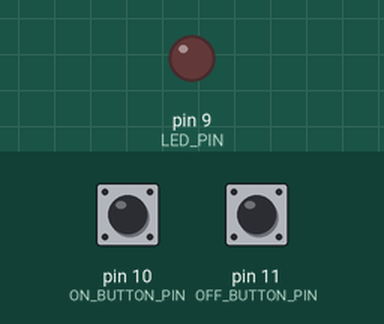
A sketch run on a simulated Arduino Uno, built with avr-gcc and run on an emulated ATmega328P. On the bench: output pins drawn as LEDs (lit = HIGH). The test bench sets the inputs (shaded band); at power-on: pin 10 (ON_BUTTON_PIN) HIGH, pin 11 (OFF_BUTTON_PIN) HIGH.

Above: at 1.2 s.
1.3 s: pin 10 (ON_BUTTON_PIN) pulled LOW for 0.15 s
At 1.9 s:
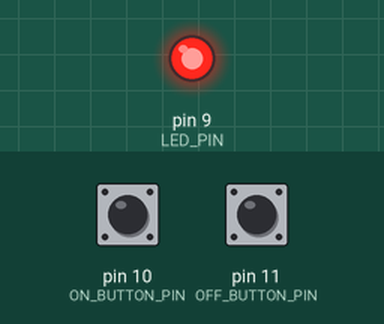
2.9 s: pin 11 (OFF_BUTTON_PIN) pulled LOW for 0.15 s
At 4.1 s:
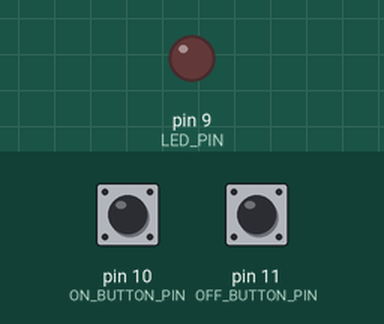
4.5 s: pin 10 (ON_BUTTON_PIN) pulled LOW for 1 s
At 5.5 s:
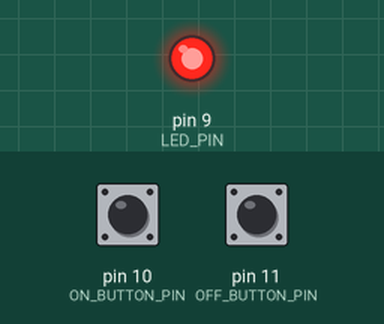
7.0 s: pin 10 (ON_BUTTON_PIN) driven LOW and pin 11 (OFF_BUTTON_PIN) driven LOW
At 7.7 s:
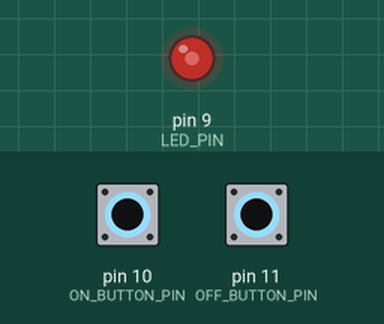
8.5 s: pin 11 (OFF_BUTTON_PIN) driven HIGH
At 9.6 s:
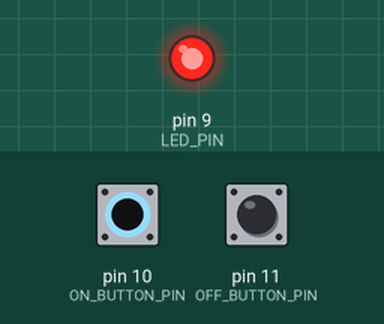
Timing chart, 0 to 11.0 s (numbered marks = the images above; inputs shaded):
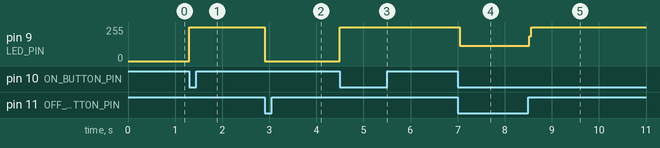

Measured:
- after the input at 1.3 s, pin 9 (LED_PIN): 0/255 → 255/255 at once
- after the input at 2.9 s, pin 9 (LED_PIN): 255/255 → 0/255 at once
- after the input at 4.5 s, pin 9 (LED_PIN): 0/255 → 255/255 at once
- after the input at 7.0 s, pin 9 (LED_PIN): 255/255 → 115/255 at once
- after the input at 8.5 s, pin 9 (LED_PIN): 115/255 → 255/255 at once

The sketch:

01-led-buttons.ino
```cpp
// Demo mode: DemoBlink = external LED blink pattern, DemoButtons = two-button LED control
enum DemoMode { DemoBlink, DemoButtons };
constexpr DemoMode DEMO = DemoButtons;

constexpr int LED_PIN = 9;
constexpr int ON_BUTTON_PIN = 10;
constexpr int OFF_BUTTON_PIN = 11;

void setupBlink() {
  pinMode(LED_PIN, OUTPUT);
}

void loopBlink() {
  digitalWrite(LED_PIN, HIGH);
  delay(3000);
  digitalWrite(LED_PIN, LOW);
  delay(2000);
  digitalWrite(LED_PIN, HIGH);
  delay(1000);
  digitalWrite(LED_PIN, LOW);
  delay(2000);
}

void setupButtons() {
  pinMode(LED_PIN, OUTPUT);
  pinMode(ON_BUTTON_PIN, INPUT_PULLUP);
  pinMode(OFF_BUTTON_PIN, INPUT_PULLUP);
}

void loopButtons() {
  if (digitalRead(ON_BUTTON_PIN) == LOW) {
    digitalWrite(LED_PIN, HIGH);
  }
  if (digitalRead(OFF_BUTTON_PIN) == LOW) {
    digitalWrite(LED_PIN, LOW);
  }
}

void setup() {
  if (DEMO == DemoBlink) {
    setupBlink();
  } else {
    setupButtons();
  }
}

void loop() {
  if (DEMO == DemoBlink) {
    loopBlink();
  } else {
    loopButtons();
  }
}
```
